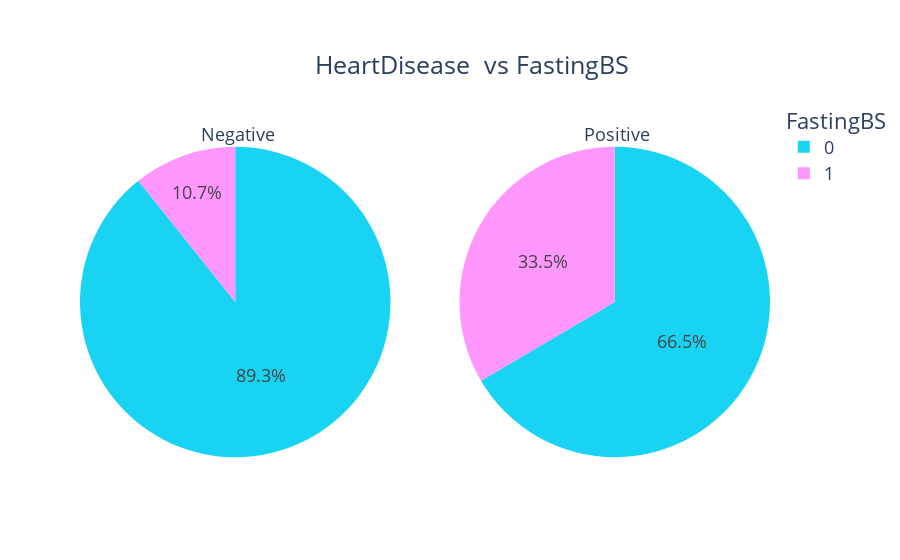

Source (notebook cell):
### Code cell
counts0 = Counter(data[data['HeartDisease']==0]['FastingBS'])
counts1 = Counter(data[data['HeartDisease']==1]['FastingBS'])
fig = make_subplots(rows=1, cols=2, specs=[[{"type": "pie"}, {"type": "pie"}]])

fig.add_trace(go.Pie(
     values=[item[1] for item in sorted(counts0.items())],
     labels=[item[0] for item in sorted(counts0.items())],
     domain=dict(x=[0, 0.5]),
     name=" Negative",title=' Negative'), 
     row=1, col=1)
fig.update_traces(marker=dict(colors=['#19D3F3', '#FF97FF']))
fig.add_trace(go.Pie(
     values=[item[1] for item in sorted(counts1.items())],
     labels=[item[0] for item in sorted(counts1.items())],
     domain=dict(x=[0.5, 1.0]),
     name=" Positive",title=' Positive'),
    row=1, col=2)

fig.update_layout(
    title={'text':'HeartDisease  vs FastingBS','xanchor':'left','yanchor': 'top','y':0.9,'x':0.35},
    xaxis_title="X Axis Title",
    yaxis_title="Y Axis Title",
    legend_title="FastingBS",
    font=dict(size=18)
)

fig.show()

### Figure 1 — Plotly figure (JSON) as saved in the notebook; plotly's stock layout.template omitted (floating-point values rounded to 4 significant figures)
{"data": [{"domain": {"x": [0, 0.45], "y": [0, 1]}, "labels": [0, 1], "marker": {"colors": ["#19D3F3", "#FF97FF"]}, "name": " Negative", "title": {"text": " Negative"}, "type": "pie", "values": [366, 44]}, {"domain": {"x": [0.55, 1], "y": [0, 1]}, "labels": [0, 1], "name": " Positive", "title": {"text": " Positive"}, "type": "pie", "values": [338, 170]}], "layout": {"font": {"size": 18}, "legend": {"title": {"text": "FastingBS"}}, "title": {"text": "HeartDisease  vs FastingBS", "x": 0.35, "xanchor": "left", "y": 0.9, "yanchor": "top"}, "xaxis": {"title": {"text": "X Axis Title"}}, "yaxis": {"title": {"text": "Y Axis Title"}}}}
